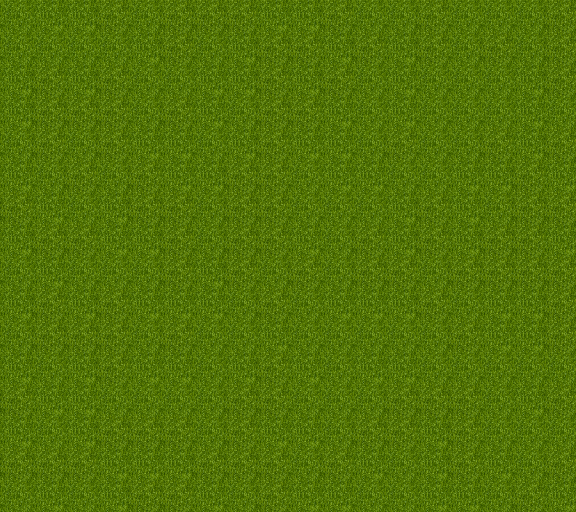

This is a level from a 2D game, rendered from its Tiled map with the project's own tilesets. A one-line summary and the map file follow, with tile-layer data summarised:
An orthogonal 18x16 tile map with 32x32 px tiles, 4 tile layers (ground, water, water2, props), 2 tilesets and 1 object.

<map version="1.10" tiledversion="1.11.1-99-gec89c545" orientation="orthogonal" renderorder="right-down" width="18" height="16" tilewidth="32" tileheight="32" infinite="0" nextlayerid="6" nextobjectid="3">
 <tileset firstgid="1" source="tileset.tsx" />
 <tileset firstgid="99" source="objects.tsx" />
 <layer id="1" name="ground" width="18" height="16">
  <data>[288 cells, 288 non-empty, 3 distinct tile ids]</data>
 </layer>
 <layer id="3" name="water" width="18" height="16">
  <data>[288 cells, 0 non-empty, 0 distinct tile ids]</data>
 </layer>
 <layer id="4" name="water2" width="18" height="16">
  <data>[288 cells, 0 non-empty, 0 distinct tile ids]</data>
 </layer>
 <layer id="2" name="props" width="18" height="16">
  <data>[288 cells, 0 non-empty, 0 distinct tile ids]</data>
 </layer>
 <objectgroup id="5" name="objects">
  <object id="2" gid="99" x="67.2153" y="411.713" width="64" height="64" />
 </objectgroup>
</map>
